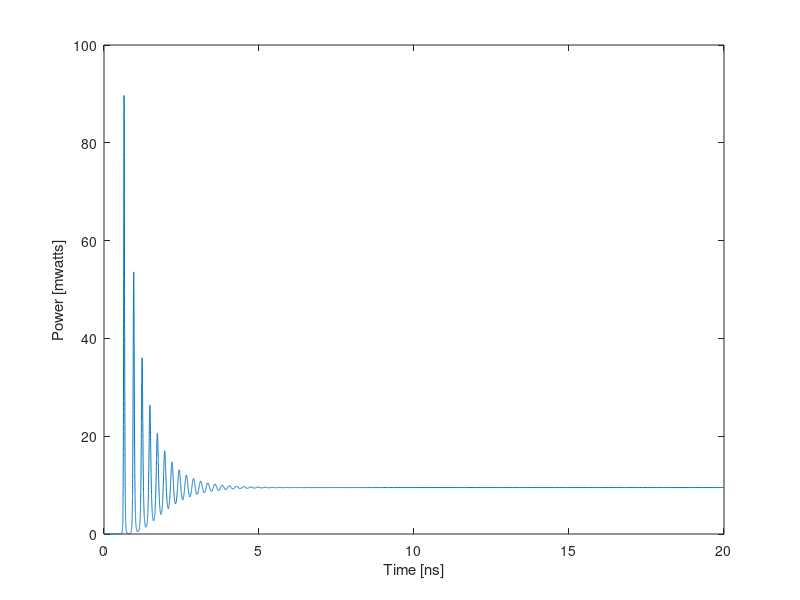

Write the MATLAB code that produced this figure. (Note: this script raises an error after producing the figure.)
% Laser rate equation model
% by Lukas Chrostowski, 2016

function main

global I;   % current

time = [0 20e-9];   % simulation time

options = odeset('RelTol',1e-6,'AbsTol',1e-6);
Ith = 3.3e-3;   % threshold current

I=5 * Ith;
neff=3.7;
L=0.05;%5cm
c=3e8;
tau=2*L/c;
tau_in=2*neff*L/c;
R3=0.1/100;
y0 = [0 0 0]; % initial conditions for the laser (off)
[t, y] = ode23(@RateEqs, time, y0, options);
figure;
plot (t*1e9, y(:,1)*4.27e-5);
xlabel ('Time [ns]')
ylabel ('Power [mwatts]')
hold on;

%feedback
time_period = 20e-9; options = ddeset('MaxStep', 1e-4*time_period);
Z = [0 0 0]; 
sol = dde23(@(t,y,Z) ratedde(t, y, Z, tau, R3, tau_in, I),  [tau], [1e6; 0; 0.1e6], [0 time_period], options);
plot (sol.x.*1e9, sol.y(1,:)*4.27e-5);

legend ('3 x Ith no feedback', '3 x Ith with feedback');
hold off;
end

function dy = RateEqs (t, y)

global I;   % current
S = y(1);   % Photon Number
phi=y(2);
N = y(3);   % Carrier Number

% laser parameters
tp = 3e-12; % photon lifetime, s
ts = 2e-9;  % carrier lifetime, s
G0 = 1e4;   % Modal gain, s-1
Ntr = 4e6;  % Transparency carrier number
eta = 0.9;  % Quantum efficiency
Rsp = 100e9;% Spontaneous emission rate

% constants
q = 1.6e-19;
alpha=4.0;

dy = zeros(2,1);
G = G0 * ( N - Ntr);
Nth=Ntr+1/(G0*tp);
dy(1) = (G - 1/tp) * S + Rsp;
dy(2)=0.5*alpha*G0*(N-Nth);
dy(3) = eta * I / q - N/ts - G * S;

end     


function dydt = ratedde(t, y, Z, tau, R3, tau_in, I)

S = y(1);   % Photon Number
phi=y(2);   %
N = y(3);   % Carrier Number

% laser parameters
tp = 3e-12; % photon lifetime, s
ts = 2e-9;  % carrier lifetime, s
G0 = 1e4;   % Modal gain, s-1
Ntr = 4e6;  % Transparency carrier number
eta = 0.9;  % Quantum efficiency
Rsp = 100e9;% Spontaneous emission rate
% constants
q = 1.6e-19;
alpha=4.0;
omega0   = 193.414e12*2*pi; % Frequency

% Set-up the phase term and feedback:
ylag1 = Z(:,1);
Slag1 = ylag1(1);
philag1 = ylag1(2);

R2= 2.51e-5; 
kappa = (1-R2)*sqrt(R3)/(tau_in*sqrt(R2));

dydt = zeros(2,1);
G = G0 * ( N - Ntr);
Nth=Ntr+1/(G0*tp);
dydt(1) = (G - 1/tp) * S + Rsp+ 2*kappa*sqrt(Slag1*S)*cos(omega0*tau + phi - philag1);
dydt(2)=0.5*alpha*G0*(N-Nth)- kappa*sqrt(Slag1/S)*sin(omega0*tau + phi - philag1);
dydt(3) = eta * I / q - N/ts - G * S;

end     
      